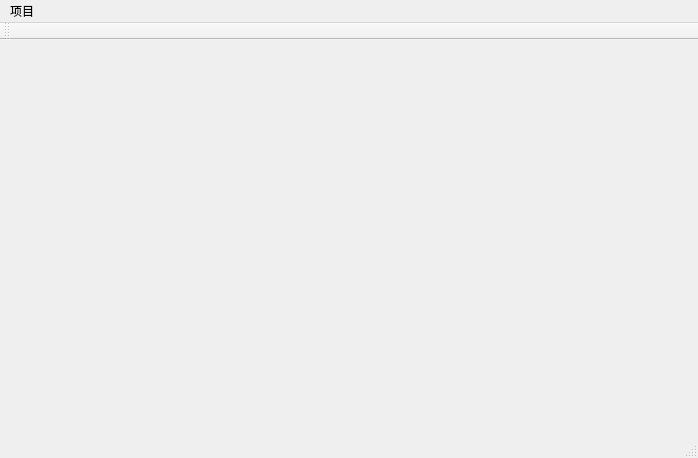
<?xml version="1.0" encoding="UTF-8"?>
<ui version="4.0">
 <class>MainWindow</class>
 <widget class="QMainWindow" name="MainWindow">
  <property name="geometry">
   <rect>
    <x>0</x>
    <y>0</y>
    <width>698</width>
    <height>458</height>
   </rect>
  </property>
  <property name="windowTitle">
   <string>MainWindow</string>
  </property>
  <widget class="QWidget" name="centralWidget"/>
  <widget class="QToolBar" name="mainToolBar">
   <attribute name="toolBarArea">
    <enum>TopToolBarArea</enum>
   </attribute>
   <attribute name="toolBarBreak">
    <bool>false</bool>
   </attribute>
  </widget>
  <widget class="QStatusBar" name="statusBar"/>
  <widget class="QMenuBar" name="menuBar">
   <property name="geometry">
    <rect>
     <x>0</x>
     <y>0</y>
     <width>698</width>
     <height>26</height>
    </rect>
   </property>
   <widget class="QMenu" name="menuXM">
    <property name="title">
     <string>项目</string>
    </property>
    <widget class="QMenu" name="menuDKXM">
     <property name="title">
      <string>打开项目</string>
     </property>
     <addaction name="actionDKM1"/>
     <addaction name="actionDKXM2"/>
    </widget>
    <addaction name="menuDKXM"/>
    <addaction name="separator"/>
    <addaction name="actionXJXM"/>
   </widget>
   <addaction name="menuXM"/>
  </widget>
  <action name="actionXJXM">
   <property name="text">
    <string>新建项目</string>
   </property>
  </action>
  <action name="actionDKM1">
   <property name="text">
    <string>打开一</string>
   </property>
  </action>
  <action name="actionDKXM2">
   <property name="text">
    <string>打开二</string>
   </property>
  </action>
 </widget>
 <layoutdefault spacing="6" margin="11"/>
 <resources/>
 <connections/>
</ui>
